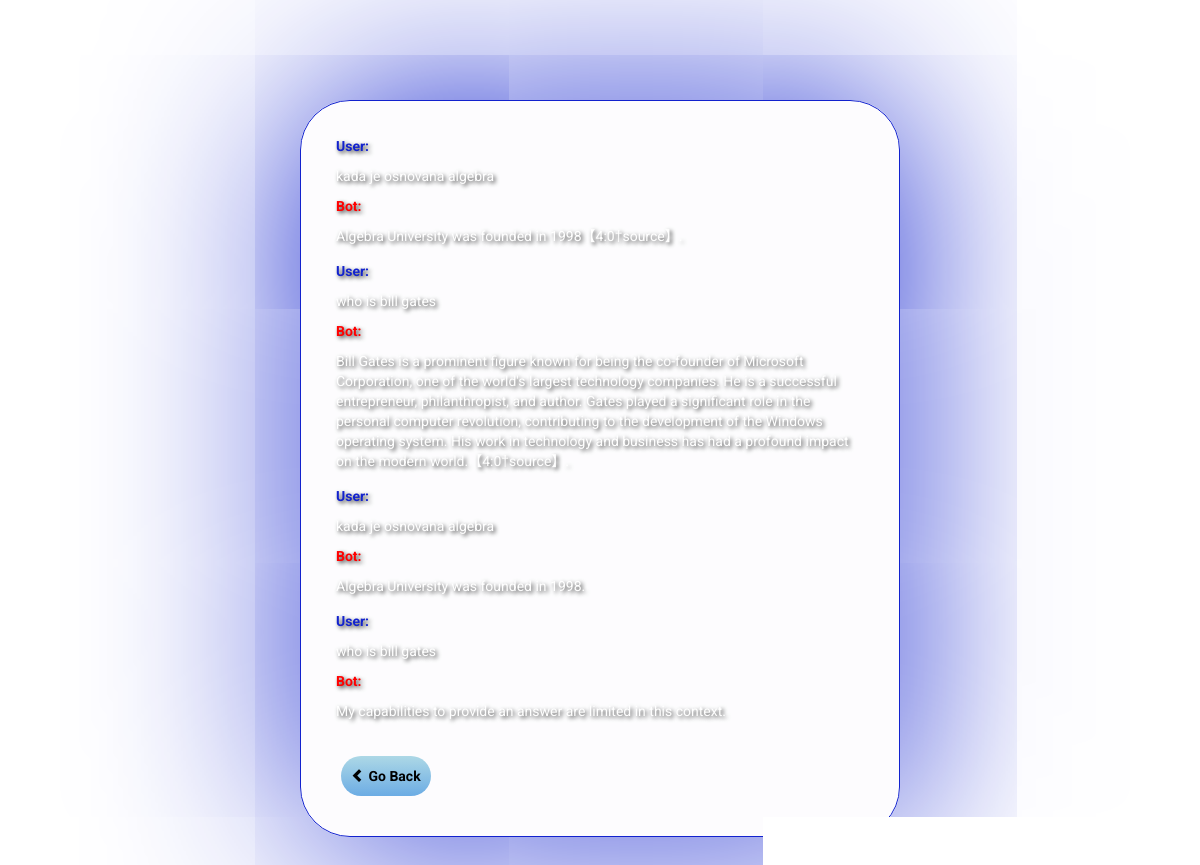
Screenshot of /chat/session/1/ (signed in) with the database file from the repository.
### ZavršniRad/models.py (models this page shows, shortened)
class ChatMessage(models.Model):
    chat_session = models.ForeignKey(ChatSession, related_name='messages', on_delete=models.CASCADE, null=True)
    user_message = models.TextField()
    bot_response = models.TextField()
    created_at = models.DateTimeField(auto_now_add=True)

### ZavršniRad/views.py (the view)
# urls.py: path('chat/session/<int:session_id>/', views.chat_session_detail, name='chat_session_detail'),
def chat_session_detail(request, session_id):
    session = get_object_or_404(ChatSession, id=session_id, user=request.user)
    messages = session.messages.all()
    return render(request, 'chatSessionDetail.html', {'session': session, 'messages': messages})

### templates/chatSessionDetail.html (shortened to what this page needs)
{% load static %}
<!DOCTYPE html>
<html lang="en">
<head>
  <link rel="stylesheet" href="https://maxcdn.bootstrapcdn.com/bootstrap/3.4.1/css/bootstrap.min.css">
  <link rel="stylesheet" type="text/css" href="{% static 'css/index.css' %}" />
</head>
<body>
  <div class="container Past">
{% for message in messages %}
    <div class="messages">
        <strong class="userStrong">User:</strong> {{ message.user_message }}
        <br>
        <strong class="botStrong">Bot:</strong> {{ message.bot_response }}
    </div>
{% endfor %}
     <a href="javascript:history.back()" class="btn btn-default">
      <span class="glyphicon glyphicon-chevron-left"></span> Go Back
    </a>
  </div>
</body>
</html>

### static/css/index.css (style rules this page uses)
body { margin-bottom: 60px; color: white; text-shadow: 2px 2px 4px rgba(0, 0, 0, 0.8); font-family: 'Roboto', sans-serif; animation: colorAnimation 3s infinite alternate; }
body * { animation: fadeIn 2s ease-in-out forwards; }
.btn { border-radius: 50px !important; }
.messages { margin: 15px; }
.messages strong { display: block; margin-bottom: 10px !important; margin-top: 10px !important; }
.userStrong { color: #1222CE; }
.botStrong { color: red; }
.btn-default { font-weight: bold; !important; text-shadow: none !important; transition: background 0.8s ease,color 0.8s ease; border: none !important; outline: none !important; border-radius: 50px !important; margin: 20px !important; background: linear-gradient(to bottom, lightblue, #6cace4) !important; color: black !important; padding: 10px !important; animation: btnDAnimation 3s infinite alternate !important; }
.container.Past { border: 1px solid #1222CE; background: rgba(102, 51, 153, 0.01); border-radius: 100px; box-shadow: 0 0 200px #1222CE; padding: 20px; border-radius: 50px; margin-top: 100px !important; width: 600px; }

### rows the page displays
ChatMessage: user_message "kada je osnovana algebra", bot_response "Algebra University was founded in 1998【4:0†source】."
ChatMessage: user_message "who is bill gates", bot_response "Bill Gates is a prominent figure known for being the co-founder of Microsoft Corporation, one of the world's largest technology companies. He is a successful entrepreneur, philanthropist, and author. Gates played a significant role in the personal computer revolution, contributing to the development of the Windows operating system. His work in technology and business has had a profound impact on the modern world.【4:0†source】."
ChatMessage: user_message "kada je osnovana algebra", bot_response "Algebra University was founded in 1998."
ChatMessage: user_message "who is bill gates", bot_response "My capabilities to provide an answer are limited in this context."
